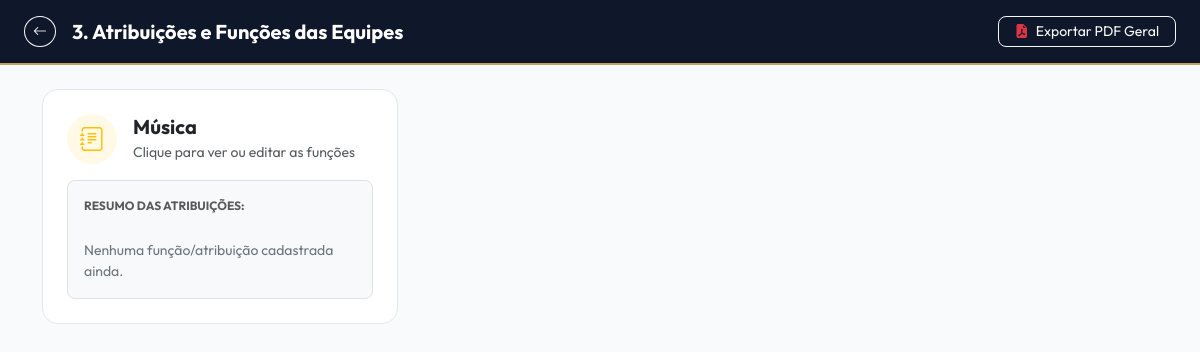
The app's page /equipe-atribuicoes.php?edicao_id=4 with its own data.
### tables this page shows
CREATE TABLE `equipes_trabalho` (
  `id` int(11) NOT NULL,
  `edicao_id` int(11) NOT NULL,
  `nome` varchar(100) NOT NULL,
  `atribuicoes` text DEFAULT NULL,
  `criado_em` timestamp NOT NULL DEFAULT current_timestamp()
);

### equipe-atribuicoes.php (the view, shortened to what this page needs)
<?php
require_once 'config/database.php';
$edicao_id = isset($_GET['edicao_id']) ? intval($_GET['edicao_id']) : 0;
$edicao_inativa = false;
$stmt = $conn->prepare("SELECT * FROM equipes_trabalho WHERE edicao_id = ? ORDER BY nome ASC");
$stmt->bind_param("i", $edicao_id);
$stmt->execute();
$equipes = $stmt->get_result()->fetch_all(MYSQLI_ASSOC);
?>
<!DOCTYPE html>
<html lang="pt-br">
<head>
    <link href="https://cdn.jsdelivr.net/npm/bootstrap@5.3.0/dist/css/bootstrap.min.css" rel="stylesheet">
    <link rel="stylesheet" href="https://cdn.jsdelivr.net/npm/bootstrap-icons@1.11.0/font/bootstrap-icons.css">
</head>
<body>
    <header class="topbar-efata py-3 px-4 d-flex align-items-center justify-content-between sticky-top">
        <div class="d-flex align-items-center gap-3">
            <a href="equipe-hub.php?edicao_id=<?= $edicao_id ?>" class="btn btn-sm btn-outline-light rounded-circle">
                <i class="bi bi-arrow-left"></i>
            </a>
            <h5 class="fw-bold m-0 text-white">3. Atribuições e Funções das Equipes</h5>
        </div>
        <div>
            <a href="pdf-funcoes-equipe.php?edicao_id=<?= $edicao_id ?>" target="_blank" class="btn btn-outline-light btn-sm px-3 rounded-3">
                <i class="bi bi-file-earmark-pdf-fill text-danger me-1"></i> Exportar PDF Geral
            </a>
        </div>
    </header>
    <main class="container py-4">
        <div class="row g-4">
            <?php if (empty($equipes)): ?>
                <div class="col-12 text-center py-5 text-muted">
                    <h5>Nenhuma equipe cadastrada para esta edição.</h5>
                </div>
            <?php else: ?>
                <?php foreach ($equipes as $eq): ?>
                    <div class="col-12 col-md-6 col-lg-4">
                        <div class="card-equipe-atribuicao p-4 h-100 d-flex flex-column justify-content-between"
                             onclick='abrirModalFuncoes(<?= $eq["id"] ?>, <?= json_encode($eq["nome"]) ?>, <?= json_encode($eq["atribuicoes"] ?? "") ?>)'>
                            <div>
                                <div class="d-flex align-items-center gap-3 mb-3">
                                    <div class="rounded-circle bg-warning bg-opacity-10 p-3 text-warning d-flex align-items-center justify-content-center" style="width: 50px; height: 50px;">
                                        <i class="bi bi-journal-text fs-4"></i>
                                    </div>
                                    <div>
                                        <h5 class="fw-bold text-dark m-0"><?= htmlspecialchars($eq['nome']) ?></h5>
                                        <small class="text-muted"><?= $edicao_inativa ? 'Clique para visualizar as funções' : 'Clique para ver ou editar as funções' ?></small>
                                    </div>
                                </div>
                                <div class="bg-light p-3 rounded-3 border">
                                    <small class="fw-bold text-uppercase text-muted d-block mb-1" style="font-size: 0.75rem;">Resumo das Atribuições:</small>
                                    <p class="small text-secondary mb-0" style="display: -webkit-box; -webkit-line-clamp: 3; -webkit-box-orient: vertical; overflow: hidden; white-space: pre-line;">
                                        <?= !empty($eq['atribuicoes']) ? htmlspecialchars($eq['atribuicoes']) : 'Nenhuma função/atribuição cadastrada ainda.' ?>
                                    </p>
                                </div>
                            </div>
                        </div>
                    </div>
                <?php endforeach; ?>
            <?php endif; ?>
        </div>
    </main>
</body>
</html>

### equipe-atribuicoes.php (style rules this page uses)
:root { --efata-dark: #0F172A; --efata-gold: #C5A059; --efata-bg: #F8FAFC; }
body { font-family: 'Outfit', sans-serif; background-color: var(--efata-bg); }
.topbar-efata { background-color: var(--efata-dark); border-bottom: 2px solid var(--efata-gold); color: #fff; }
.card-equipe-atribuicao { background: #ffffff; border: 1px solid #E2E8F0; border-radius: 16px; transition: all 0.3s ease; cursor: pointer; }

### records on screen
equipes_trabalho: nome "Música", shows "Nenhuma função/atribuição cadastrada ainda."
